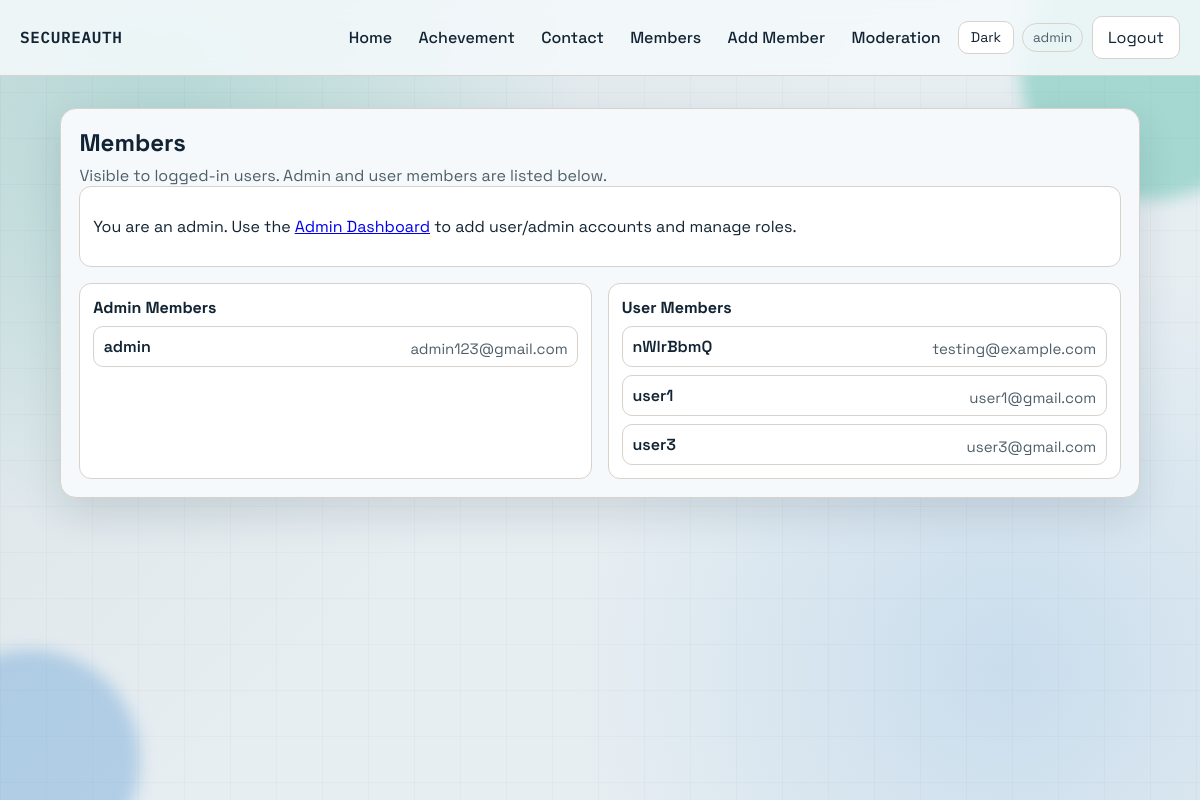
/members (signed in), run on the app's committed database.
### app/models.py (models this page shows, shortened)
class User(UserMixin, db.Model):
    __tablename__ = "users"
    id = db.Column(db.Integer, primary_key=True)
    username = db.Column(db.String(30), nullable=False, unique=True, index=True)
    email = db.Column(db.String(255), nullable=False, unique=True, index=True)
    password_hash = db.Column(db.String(255), nullable=False)
    role = db.Column(db.String(10), nullable=False, default="user", index=True)
    is_active = db.Column(db.Boolean, nullable=False, default=True, index=True)
    failed_login_attempts = db.Column(db.Integer, nullable=False, default=0)
    lockout_until = db.Column(db.DateTime, nullable=True)
    created_at = db.Column(db.DateTime, nullable=False, default=utcnow_naive)
    updated_at = db.Column(
        db.DateTime,
        nullable=False,
        default=utcnow_naive,
        onupdate=utcnow_naive,
    )

### app/routes.py (the view)
@main.route("/members")
@login_required
@roles_required("admin", "user")
def members():
    admins = User.query.filter_by(role="admin").order_by(User.username.asc()).all()
    users = User.query.filter_by(role="user").order_by(User.username.asc()).all()
    return render_template("members.html", admins=admins, users=users)

### app/models.py (called while the page is built)
@login_manager.user_loader
def load_user(user_id: str) -> User | None:
    return db.session.get(User, int(user_id))

### app/security.py (called while the page is built)
def roles_required(*allowed_roles: str):
    def decorator(func):
        @wraps(func)
        def wrapper(*args, **kwargs):
            if not current_user.is_authenticated:
                abort(401)
            if current_user.role not in allowed_roles:
                abort(403)
            return func(*args, **kwargs)
        return wrapper
    return decorator

### templates/members.html (shortened to what this page needs)
{% extends "base.html" %}
{% block content %}
<section class="card wide">
  <h1>Members</h1>
  <p class="subtitle">Visible to logged-in users. Admin and user members are listed below.</p>
  {% if current_user.role == "admin" %}
    <div class="panel">
      <p>
        You are an admin. Use the
        <a href="{{ url_for('main.admin_dashboard') }}">Admin Dashboard</a>
        to add user/admin accounts and manage roles.
      </p>
    </div>
  {% endif %}
  <div class="member-grid top-gap">
    <div class="panel">
      <h2 class="section-title">Admin Members</h2>
      <ul class="member-list">
        {% for admin in admins %}
          <li>
            <span class="member-name">{{ admin.username }}</span>
            <span class="member-email">{{ admin.email }}</span>
          </li>
        {% endfor %}
      </ul>
    </div>
    <div class="panel">
      <h2 class="section-title">User Members</h2>
      <ul class="member-list">
        {% for user in users %}
          <li>
            <span class="member-name">{{ user.username }}</span>
            <span class="member-email">{{ user.email }}</span>
          </li>
        {% endfor %}
      </ul>
    </div>
  </div>
</section>
{% endblock %}

### templates/base.html (shortened to what this page needs)
<!doctype html>
<html lang="en">
  <head>
    <link rel="stylesheet" href="{{ url_for('static', filename='css/style.css') }}" />
  </head>
  <body>
    <div class="background-shape shape-one"></div>
    <div class="background-shape shape-two"></div>
    <header class="topbar">
      <a class="brand" href="{{ url_for('main.home') }}">SecureAuth</a>
      <nav class="nav-links">
        <a href="{{ url_for('main.home') }}">Home</a>
        <a href="{{ url_for('main.achievements_page') }}">Achevement</a>
        <a href="{{ url_for('main.contact_page') }}">Contact</a>
        {% if current_user.is_authenticated %}
          {% if current_user.role == 'admin' %}
            <a href="{{ url_for('main.members') }}">Members</a>
            <a href="{{ url_for('main.admin_add_member_page') }}">Add Member</a>
            <a href="{{ url_for('main.admin_dashboard') }}">Moderation</a>
          {% elif current_user.role == 'user' %}
            <a href="{{ url_for('main.members') }}">Members</a>
            <a href="{{ url_for('main.user_dashboard') }}">Dashboard</a>
          {% endif %}
          <button id="theme-toggle" class="btn btn-light btn-small" type="button">Dark</button>
          <span class="user-chip">{{ current_user.username }}</span>
          <form method="post" action="{{ url_for('main.logout') }}">
            <button class="btn btn-light" type="submit">Logout</button>
          </form>
        {% else %}
          <a href="{{ url_for('main.login') }}">Login</a>
          <a href="{{ url_for('main.register') }}">Sign Up</a>
          <button id="theme-toggle" class="btn btn-light btn-small" type="button">Dark</button>
        {% endif %}
      </nav>
    </header>
    <main class="page-wrap fade-in">
      {% block content %}{% endblock %}
    </main>
  </body>
</html>

### static/css/style.css (style rules this page uses)
:root { --bg: #e7eef2; --surface: #f5f9fc; --surface-strong: #ffffff; --ink: #122433; --muted: #4f5f69; --line: #d7d2cb; --accent: #d14d22; --accent-strong: #a23b1a; --warning: #f0cf61; --danger: #df6464; --danger-strong: #bb3f3f; --block: #178f7f; --block-strong: #0f6f63; --ok-bg: #e8f6ee; --ok-line: #bce7ce; --ok-ink: #146942; --warn-bg: #fff7dc; --warn-line: #f0de96; --warn-ink: #7a5b00; --err-bg: #fdeaea; --err-line: #f4b7b7; --err-ink: #9f2222; --info-bg: #e9f2f9; --info-line: #bcd4ea; --info-ink: #214f75; --shadow: 0 16px 40px rgba(17, 34, 48, 0.12); }
* { box-sizing: border-box; }
body { margin: 0; min-height: 100vh; font-family: "Space Grotesk", sans-serif; color: var(--ink); background: radial-gradient(circle at 14% 16%, rgba(45, 172, 145, 0.24) 0%, transparent 34%), radial-gradient(circle at 84% 84%, rgba(66, 145, 214, 0.18) 0%, transparent 36%), linear-gradient(135deg, rgba(8, 35, 48, 0.06) 0%, transparent 50%), var(--bg); position: relative; overflow-x: hidden; }
body::before { content: ""; position: fixed; inset: 0; pointer-events: none; z-index: -2; opacity: 0.22; background-image: linear-gradient(to right, rgba(17, 36, 51, 0.12) 1px, transparent 1px), linear-gradient(to bottom, rgba(17, 36, 51, 0.12) 1px, transparent 1px); background-size: 46px 46px; }
.background-shape { position: fixed; z-index: -1; border-radius: 999px; filter: blur(8px); opacity: 0.35; }
.shape-one { width: 260px; height: 260px; background: #2baf96; top: -60px; right: -80px; }
.shape-two { width: 220px; height: 220px; background: #4f94d1; bottom: -70px; left: -80px; }
.topbar { display: flex; justify-content: space-between; align-items: center; gap: 1rem; padding: 1rem 1.25rem; border-bottom: 1px solid var(--line); backdrop-filter: blur(8px); background: color-mix(in srgb, var(--surface) 85%, transparent); }
.brand { font-family: "IBM Plex Mono", monospace; font-size: 1rem; font-weight: 600; letter-spacing: 0.04em; text-transform: uppercase; color: var(--ink); text-decoration: none; }
.nav-links { display: flex; align-items: center; gap: 0.55rem; flex-wrap: wrap; }
.nav-links form { margin: 0; }
.nav-links a { color: var(--ink); text-decoration: none; font-weight: 500; padding: 0.45rem 0.55rem; border-radius: 8px; }
.user-chip { font-size: 0.84rem; color: var(--muted); padding: 0.3rem 0.6rem; border-radius: 999px; border: 1px solid var(--line); }
.page-wrap { width: min(1080px, 92vw); margin: 2rem auto; }
.fade-in { animation: rise 0.55s ease; }
.card { background: var(--surface); border: 1px solid var(--line); border-radius: 16px; box-shadow: var(--shadow); padding: 1.3rem; }
.card.wide { padding: 1.15rem; }
h1 { margin: 0 0 0.45rem; }
h2 { margin: 0; }
.subtitle { margin: 0; color: var(--muted); }
input, select, textarea, button { font: inherit; }
.btn { display: inline-block; border: none; border-radius: 10px; cursor: pointer; padding: 0.62rem 0.95rem; text-decoration: none; color: var(--ink); background: color-mix(in srgb, var(--surface-strong) 75%, transparent); }
.btn-light { background: var(--surface-strong); border: 1px solid var(--line); }
.btn-small { padding: 0.42rem 0.72rem; font-size: 0.88rem; }
.panel { border: 1px solid var(--line); border-radius: 12px; padding: 0.8rem; background: var(--surface-strong); }
.section-title { margin: 0 0 0.5rem; font-size: 1rem; }
.top-gap { margin-top: 1rem; }
.member-email { margin: 0.25rem 0 0; color: var(--muted); font-size: 0.94rem; }
.member-grid { display: grid; grid-template-columns: repeat(2, minmax(0, 1fr)); gap: 1rem; }
.member-list { list-style: none; padding: 0; margin: 0; display: grid; gap: 0.5rem; }
.member-list li { display: flex; justify-content: space-between; align-items: center; gap: 0.6rem; border: 1px solid var(--line); border-radius: 10px; padding: 0.5rem 0.6rem; background: var(--surface-strong); }
.member-name { font-weight: 600; }

### data on the page
User: username "admin", email "admin123@gmail.com"
User: username "nWlrBbmQ", email "testing@example.com"
User: username "user1", email "user1@gmail.com"
User: username "user3", email "user3@gmail.com"
